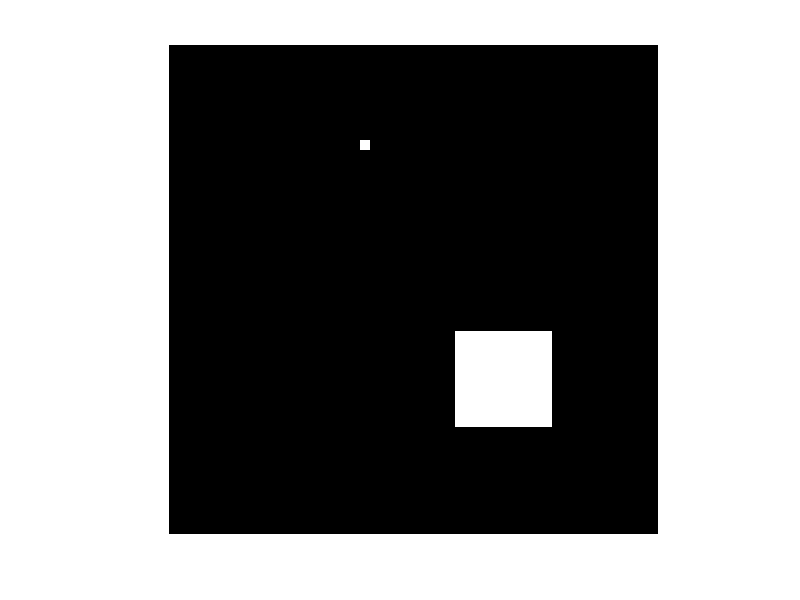

This chart was generated by the following MATLAB code: (Note: this script raises an error after producing the figure.)
I=zeros(512,512);
I(100:110,200:210)=1; 
I(300:400,300:400)=1; 
A1=zeros(512,512);
A2=zeros(512,512);

close all 
figure(1)
imshow(I,[]);
hold on 
[B,L,N,A] = bwboundaries(I);
for k=1:length(B{1,1}) 
    B1=B{1,1};
    plot(B1(k,2),B1(k,1),'g')
    A1(B1(k,1),B1(k,1))=1;
end
A2(B1(:,1),B1(:,2))=1;

figure(2)
imshow(A1)
figure(3)
imshow(A2)



% BW = imread('blobs.png');
% [B,L,N,A] = bwboundaries(BW);
% figure; imshow(BW); hold on;
% for k=1:length(B),
%     if(~sum(A(k,:)))
%        boundary = B{k};
%        plot(boundary(:,2),...
%            boundary(:,1),'r','LineWidth',2);
%        for l=find(A(:,k))'
%            boundary = B{l};
%            plot(boundary(:,2),...
%                boundary(:,1),'g','LineWidth',2);
%        end
%     end
% end
